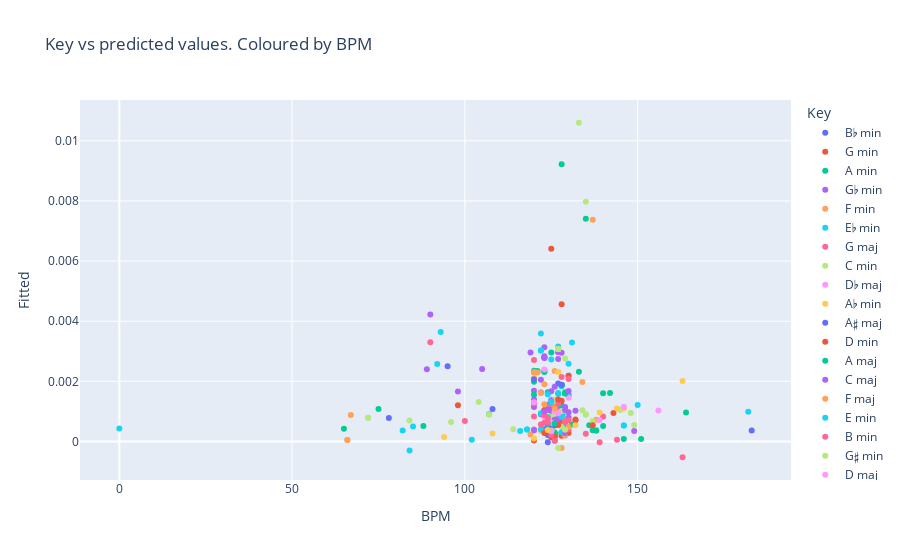

Source (notebook cell):
### Code cell
tracks_foll["Fitted"] = model6.fittedvalues
px.scatter(tracks_foll, "BPM", "Fitted", color="Key", title="BPM vs predicted values. Coloured by Key")

### Figure 1 — Plotly figure (JSON) as saved in the notebook; plotly's stock layout.template omitted (floating-point values rounded to 4 significant figures)
{"data": [{"hovertemplate": "Key=B♭ min<br>BPM=%{x}<br>Fitted=%{y}<extra></extra>", "legendgroup": "B♭ min", "marker": {"color": "#636efa", "symbol": "circle"}, "mode": "markers", "name": "B♭ min", "orientation": "v", "showlegend": true, "type": "scatter", "x": [78, 124, 126, 108, 126, 127, 95, 123, 123], "xaxis": "x", "y": [0.0007782, -2.327e-05, 2.526e-05, 0.001084, 0.000532, 0.00193, 0.002502, 0.0004017, 0.0004017], "yaxis": "y"}, {"hovertemplate": "Key=G min<br>BPM=%{x}<br>Fitted=%{y}<extra></extra>", "legendgroup": "G min", "marker": {"color": "#EF553B", "symbol": "circle"}, "mode": "markers", "name": "G min", "orientation": "v", "showlegend": true, "type": "scatter", "x": [129, 120, 128, 125, 126, 130, 124, 126, 126, 124, 125, 125, 123, 123, 143], "xaxis": "x", "y": [0.000208, 2.976e-05, 0.000206, 0.0001399, 0.0001619, 0.000279, 0.001061, 0.001105, 0.001105, 0.001061, 0.006413, 0.0004475, 0.001041, 0.001041, 0.0009435], "yaxis": "y"}, {"hovertemplate": "Key=A min<br>BPM=%{x}<br>Fitted=%{y}<extra></extra>", "legendgroup": "A min", "marker": {"color": "#00cc96", "symbol": "circle"}, "mode": "markers", "name": "A min", "orientation": "v", "showlegend": true, "type": "scatter", "x": [129, 151, 126, 88, 126, 129, 129, 129, 129, 129, 129, 129, 125, 124, 126, 129, 125, 128, 129, 129, 128, 128, 126, 123, 120, 121, 124, 128, 127, 126, 128, 125, 107, 129, 135, 164, 136, 140, 131, 138, 138, 137, 128, 127], "xaxis": "x", "y": [0.0002277, 8.589e-05, 0.0002671, 0.000512, 0.0002671, 0.0007986, 0.0007986, 0.0007986, 0.0007986, 0.0007986, 0.0007986, 0.0007986, 0.0003578, 0.0003642, 0.001088, 0.001069, 0.001095, 0.001075, 0.001069, 0.001069, 0.0002832, 0.0002832, 0.0002961, 0.002335, 0.002354, 0.002348, 0.001223, 0.001198, 0.001204, 0.00121, 0.001198, 0.0008645, 0.0009065, 0.0005554, 0.007407, 0.000967, 0.0005362, 0.0005104, 0.0005684, 0.000367, 0.000367, 0.0003734, 0.0007967, 0.0008031], "yaxis": "y"}, {"hovertemplate": "Key=G♭ min<br>BPM=%{x}<br>Fitted=%{y}<extra></extra>", "legendgroup": "G♭ min", "marker": {"color": "#ab63fa", "symbol": "circle"}, "mode": "markers", "name": "G♭ min", "orientation": "v", "showlegend": true, "type": "scatter", "x": [120, 149, 127, 125, 105, 126, 123, 120, 122, 127, 127, 128, 122], "xaxis": "x", "y": [0.001147, 0.0003512, 0.001054, 0.0005965, 0.00241, 0.001819, 0.003131, 0.001684, 0.001628, 0.002977, 0.002977, 0.002949, 0.002056], "yaxis": "y"}, {"hovertemplate": "Key=F min<br>BPM=%{x}<br>Fitted=%{y}<extra></extra>", "legendgroup": "F min", "marker": {"color": "#FFA15A", "symbol": "circle"}, "mode": "markers", "name": "F min", "orientation": "v", "showlegend": true, "type": "scatter", "x": [119, 138, 129, 66, 66, 128, 126, 120, 120, 121, 128, 127, 127, 127, 127, 127, 127, 137, 67, 125], "xaxis": "x", "y": [0.000234, 0.0007239, 0.0007623, 5.027e-05, 5.027e-05, -0.0002142, 0.002344, 0.002298, 0.002298, 0.002294, 0.0008066, 0.0006066, 0.0006066, 0.0006066, 0.0006066, 0.0006066, 0.0006066, 0.007375, 0.0008829, 0.0006356], "yaxis": "y"}, {"hovertemplate": "Key=E♭ min<br>BPM=%{x}<br>Fitted=%{y}<extra></extra>", "legendgroup": "E♭ min", "marker": {"color": "#19d3f3", "symbol": "circle"}, "mode": "markers", "name": "E♭ min", "orientation": "v", "showlegend": true, "type": "scatter", "x": [84, 116, 125, 122, 122, 122, 127, 131, 125, 130, 130, 130], "xaxis": "x", "y": [-0.0003004, 0.0003477, 0.00111, 0.003028, 0.003028, 0.003592, 0.003155, 0.00329, 0.001388, 0.001557, 0.001557, 0.002194], "yaxis": "y"}, {"hovertemplate": "Key=G maj<br>BPM=%{x}<br>Fitted=%{y}<extra></extra>", "legendgroup": "G maj", "marker": {"color": "#FF6692", "symbol": "circle"}, "mode": "markers", "name": "G maj", "orientation": "v", "showlegend": true, "type": "scatter", "x": [124, 140, 120, 124, 124, 123, 126, 120, 128, 120, 100, 120], "xaxis": "x", "y": [0.0003083, 0.000832, 0.0003993, 0.00113, 0.00113, 0.002358, 0.001248, 0.000832, 0.0006882, 0.00126, 0.0006827, 0.002712], "yaxis": "y"}, {"hovertemplate": "Key=C min<br>BPM=%{x}<br>Fitted=%{y}<extra></extra>", "legendgroup": "C min", "marker": {"color": "#B6E880", "symbol": "circle"}, "mode": "markers", "name": "C min", "orientation": "v", "showlegend": true, "type": "scatter", "x": [149, 114, 134, 72, 72, 126, 128, 127, 127, 127, 127, 127, 127, 127, 126, 107, 145, 130, 130, 96, 127, 104, 124, 137, 125, 135, 135, 148, 84], "xaxis": "x", "y": [0.0005473, 0.0004085, 0.001039, 0.0007928, 0.0007928, 0.001277, 0.000493, 0.003072, 0.003072, 0.003072, 0.003072, 0.003072, 0.003072, 0.003072, 0.001399, 0.0008976, 0.001048, 0.0008586, 0.0008586, 0.0006447, 0.0007677, 0.001314, 0.0007817, 0.000677, 0.0008592, 0.0008989, 0.0008989, 0.0009505, 0.0006966], "yaxis": "y"}, {"hovertemplate": "Key=D♭ maj<br>BPM=%{x}<br>Fitted=%{y}<extra></extra>", "legendgroup": "D♭ maj", "marker": {"color": "#FF97FF", "symbol": "circle"}, "mode": "markers", "name": "D♭ maj", "orientation": "v", "showlegend": true, "type": "scatter", "x": [120, 125, 123, 123, 130], "xaxis": "x", "y": [0.0003688, 0.001348, 0.0008204, 0.0008204, 0.001453], "yaxis": "y"}, {"hovertemplate": "Key=A♭ min<br>BPM=%{x}<br>Fitted=%{y}<extra></extra>", "legendgroup": "A♭ min", "marker": {"color": "#FECB52", "symbol": "circle"}, "mode": "markers", "name": "A♭ min", "orientation": "v", "showlegend": true, "type": "scatter", "x": [123, 123, 122, 94, 163, 127, 127, 122, 146], "xaxis": "x", "y": [0.0003376, 0.0003376, 0.0003459, 0.0001467, 0.002015, 0.002312, 0.002312, 0.0005645, 0.001093], "yaxis": "y"}, {"hovertemplate": "Key=A♯ maj<br>BPM=%{x}<br>Fitted=%{y}<extra></extra>", "legendgroup": "A♯ maj", "marker": {"color": "#636efa", "symbol": "circle"}, "mode": "markers", "name": "A♯ maj", "orientation": "v", "showlegend": true, "type": "scatter", "x": [124, 125], "xaxis": "x", "y": [0.0002117, 0.0004684], "yaxis": "y"}, {"hovertemplate": "Key=D min<br>BPM=%{x}<br>Fitted=%{y}<extra></extra>", "legendgroup": "D min", "marker": {"color": "#EF553B", "symbol": "circle"}, "mode": "markers", "name": "D min", "orientation": "v", "showlegend": true, "type": "scatter", "x": [126, 132, 126, 128, 126, 132, 130, 124, 124, 137, 128, 98], "xaxis": "x", "y": [0.0001474, 0.0007293, 0.0006983, 0.0001867, 0.001091, 0.0006953, 0.002175, 0.0003557, 0.0003557, 0.0005378, 0.0007002, 0.001201], "yaxis": "y"}, {"hovertemplate": "Key=A maj<br>BPM=%{x}<br>Fitted=%{y}<extra></extra>", "legendgroup": "A maj", "marker": {"color": "#00cc96", "symbol": "circle"}, "mode": "markers", "name": "A maj", "orientation": "v", "showlegend": true, "type": "scatter", "x": [129, 129, 142, 75, 124, 124, 124, 124, 128, 128, 124, 129, 120, 120, 127, 140, 123], "xaxis": "x", "y": [0.001599, 0.001599, 0.001613, 0.001077, 0.0006135, 0.0006135, 0.0006135, 0.0006135, 0.001869, 0.001869, 0.001634, 0.001639, 0.001556, 0.001984, 0.001589, 0.001602, 0.002309], "yaxis": "y"}, {"hovertemplate": "Key=C maj<br>BPM=%{x}<br>Fitted=%{y}<extra></extra>", "legendgroup": "C maj", "marker": {"color": "#ab63fa", "symbol": "circle"}, "mode": "markers", "name": "C maj", "orientation": "v", "showlegend": true, "type": "scatter", "x": [129, 98, 122, 127, 123, 126, 119, 123, 125, 120, 127, 127, 125, 125, 124, 90, 89, 130], "xaxis": "x", "y": [0.001151, 0.00166, 0.0009044, 0.0007469, 0.0003588, 0.0007232, 0.002963, 0.002837, 0.001669, 0.0014, 0.001049, 0.001049, 0.001033, 0.001033, 0.001065, 0.004225, 0.002402, 0.0009753], "yaxis": "y"}, {"hovertemplate": "Key=F maj<br>BPM=%{x}<br>Fitted=%{y}<extra></extra>", "legendgroup": "F maj", "marker": {"color": "#FFA15A", "symbol": "circle"}, "mode": "markers", "name": "F maj", "orientation": "v", "showlegend": true, "type": "scatter", "x": [129, 123, 125], "xaxis": "x", "y": [0.0001977, 0.001902, 0.0003767], "yaxis": "y"}, {"hovertemplate": "Key=E min<br>BPM=%{x}<br>Fitted=%{y}<extra></extra>", "legendgroup": "E min", "marker": {"color": "#19d3f3", "symbol": "circle"}, "mode": "markers", "name": "E min", "orientation": "v", "showlegend": true, "type": "scatter", "x": [0, 102, 124, 128, 128, 92, 128, 128, 182, 122, 85, 122, 82, 118, 118, 150], "xaxis": "x", "y": [0.0004332, 5.849e-05, 0.0008153, 0.0008189, 0.0008189, 0.002577, 0.0009411, 0.0003053, 0.0009913, 0.0009372, 0.0005014, 0.0003994, 0.0003633, 0.0003958, 0.0003958, 0.001216], "yaxis": "y"}, {"hovertemplate": "Key=B min<br>BPM=%{x}<br>Fitted=%{y}<extra></extra>", "legendgroup": "B min", "marker": {"color": "#FF6692", "symbol": "circle"}, "mode": "markers", "name": "B min", "orientation": "v", "showlegend": true, "type": "scatter", "x": [129, 129, 127, 127, 126, 123, 124, 130, 90, 128, 135, 123, 130, 139, 144, 163], "xaxis": "x", "y": [0.0006549, 0.0006549, 0.0009862, 0.0009862, 0.001139, 0.0008778, 0.0007733, 0.002081, 0.0033, 0.002142, 0.0002547, 0.0006204, 0.0004071, -2.346e-05, 5.398e-05, -0.0005251], "yaxis": "y"}, {"hovertemplate": "Key=G♯ min<br>BPM=%{x}<br>Fitted=%{y}<extra></extra>", "legendgroup": "G♯ min", "marker": {"color": "#B6E880", "symbol": "circle"}, "mode": "markers", "name": "G♯ min", "orientation": "v", "showlegend": true, "type": "scatter", "x": [124, 128, 135, 126, 125, 125], "xaxis": "x", "y": [0.0004039, 0.00101, 0.007972, 0.0009656, 0.000344, 0.000344], "yaxis": "y"}, {"hovertemplate": "Key=D maj<br>BPM=%{x}<br>Fitted=%{y}<extra></extra>", "legendgroup": "D maj", "marker": {"color": "#FF97FF", "symbol": "circle"}, "mode": "markers", "name": "D maj", "orientation": "v", "showlegend": true, "type": "scatter", "x": [146, 126, 127, 123, 125, 125, 120, 156, 139], "xaxis": "x", "y": [0.001155, 0.001005, 0.0009407, 0.002393, 0.0006235, 0.0006235, 0.001302, 0.001032, 0.0007148], "yaxis": "y"}, {"hovertemplate": "Key=G♯ maj<br>BPM=%{x}<br>Fitted=%{y}<extra></extra>", "legendgroup": "G♯ maj", "marker": {"color": "#FECB52", "symbol": "circle"}, "mode": "markers", "name": "G♯ maj", "orientation": "v", "showlegend": true, "type": "scatter", "x": [120, 132], "xaxis": "x", "y": [9.838e-05, 0.0005356], "yaxis": "y"}, {"hovertemplate": "Key=F♯ maj<br>BPM=%{x}<br>Fitted=%{y}<extra></extra>", "legendgroup": "F♯ maj", "marker": {"color": "#636efa", "symbol": "circle"}, "mode": "markers", "name": "F♯ maj", "orientation": "v", "showlegend": true, "type": "scatter", "x": [124], "xaxis": "x", "y": [0.0004452], "yaxis": "y"}, {"hovertemplate": "Key=B♭ maj<br>BPM=%{x}<br>Fitted=%{y}<extra></extra>", "legendgroup": "B♭ maj", "marker": {"color": "#EF553B", "symbol": "circle"}, "mode": "markers", "name": "B♭ maj", "orientation": "v", "showlegend": true, "type": "scatter", "x": [127, 123, 128, 128], "xaxis": "x", "y": [0.000551, 0.0002819, 0.00135, 0.004568], "yaxis": "y"}, {"hovertemplate": "Key=G♭ maj<br>BPM=%{x}<br>Fitted=%{y}<extra></extra>", "legendgroup": "G♭ maj", "marker": {"color": "#00cc96", "symbol": "circle"}, "mode": "markers", "name": "G♭ maj", "orientation": "v", "showlegend": true, "type": "scatter", "x": [124, 126, 65], "xaxis": "x", "y": [0.0005836, 0.0005989, 0.0004238], "yaxis": "y"}, {"hovertemplate": "Key=D♭ min<br>BPM=%{x}<br>Fitted=%{y}<extra></extra>", "legendgroup": "D♭ min", "marker": {"color": "#ab63fa", "symbol": "circle"}, "mode": "markers", "name": "D♭ min", "orientation": "v", "showlegend": true, "type": "scatter", "x": [130, 120, 129, 125, 123, 123, 123, 127, 123, 129, 132], "xaxis": "x", "y": [0.0007897, 0.0003744, 0.0002855, 0.001346, 0.002782, 0.002782, 0.002782, 0.002742, 0.0009933, 0.001049, 0.001019], "yaxis": "y"}, {"hovertemplate": "Key=F♯ min<br>BPM=%{x}<br>Fitted=%{y}<extra></extra>", "legendgroup": "F♯ min", "marker": {"color": "#FFA15A", "symbol": "circle"}, "mode": "markers", "name": "F♯ min", "orientation": "v", "showlegend": true, "type": "scatter", "x": [130, 126, 134, 122, 123], "xaxis": "x", "y": [0.0004832, 0.001097, 0.001982, 0.001611, 0.001239], "yaxis": "y"}, {"hovertemplate": "Key=E maj<br>BPM=%{x}<br>Fitted=%{y}<extra></extra>", "legendgroup": "E maj", "marker": {"color": "#19d3f3", "symbol": "circle"}, "mode": "markers", "name": "E maj", "orientation": "v", "showlegend": true, "type": "scatter", "x": [124, 125, 127, 130, 125, 93, 146, 146, 128], "xaxis": "x", "y": [0.001573, 0.001316, 0.00161, 0.002588, 0.002731, 0.003644, 0.0005315, 0.0005315, 0.001837], "yaxis": "y"}, {"hovertemplate": "Key=A♭ maj<br>BPM=%{x}<br>Fitted=%{y}<extra></extra>", "legendgroup": "A♭ maj", "marker": {"color": "#FF6692", "symbol": "circle"}, "mode": "markers", "name": "A♭ maj", "orientation": "v", "showlegend": true, "type": "scatter", "x": [124, 126, 125, 130, 127, 122], "xaxis": "x", "y": [0.0006323, 3.345e-05, 0.0002184, 0.0007085, 0.001263, 0.0005677], "yaxis": "y"}, {"hovertemplate": "Key=D♯ min<br>BPM=%{x}<br>Fitted=%{y}<extra></extra>", "legendgroup": "D♯ min", "marker": {"color": "#B6E880", "symbol": "circle"}, "mode": "markers", "name": "D♯ min", "orientation": "v", "showlegend": true, "type": "scatter", "x": [129, 127, 133, 129], "xaxis": "x", "y": [0.0003904, -0.0002166, 0.0106, 0.002759], "yaxis": "y"}, {"hovertemplate": "Key=B maj<br>BPM=%{x}<br>Fitted=%{y}<extra></extra>", "legendgroup": "B maj", "marker": {"color": "#FF97FF", "symbol": "circle"}, "mode": "markers", "name": "B maj", "orientation": "v", "showlegend": true, "type": "scatter", "x": [125], "xaxis": "x", "y": [0.0003392], "yaxis": "y"}, {"hovertemplate": "Key=A♯ min<br>BPM=%{x}<br>Fitted=%{y}<extra></extra>", "legendgroup": "A♯ min", "marker": {"color": "#FECB52", "symbol": "circle"}, "mode": "markers", "name": "A♯ min", "orientation": "v", "showlegend": true, "type": "scatter", "x": [120, 120, 108, 124, 144, 139], "xaxis": "x", "y": [0.002107, 0.002107, 0.0002618, 0.0003818, 0.001093, 0.0009624], "yaxis": "y"}, {"hovertemplate": "Key=D♯ maj<br>BPM=%{x}<br>Fitted=%{y}<extra></extra>", "legendgroup": "D♯ maj", "marker": {"color": "#636efa", "symbol": "circle"}, "mode": "markers", "name": "D♯ maj", "orientation": "v", "showlegend": true, "type": "scatter", "x": [120, 128, 128, 183], "xaxis": "x", "y": [0.002066, 0.001889, 0.001889, 0.0003643], "yaxis": "y"}, {"hovertemplate": "Key=E♭ maj<br>BPM=%{x}<br>Fitted=%{y}<extra></extra>", "legendgroup": "E♭ maj", "marker": {"color": "#EF553B", "symbol": "circle"}, "mode": "markers", "name": "E♭ maj", "orientation": "v", "showlegend": true, "type": "scatter", "x": [127], "xaxis": "x", "y": [0.001397], "yaxis": "y"}, {"hovertemplate": "Key=C♯ min<br>BPM=%{x}<br>Fitted=%{y}<extra></extra>", "legendgroup": "C♯ min", "marker": {"color": "#00cc96", "symbol": "circle"}, "mode": "markers", "name": "C♯ min", "orientation": "v", "showlegend": true, "type": "scatter", "x": [128, 133, 125, 146], "xaxis": "x", "y": [0.009222, 0.002316, 0.00296, 7.85e-05], "yaxis": "y"}, {"hovertemplate": "Key=C♯ maj<br>BPM=%{x}<br>Fitted=%{y}<extra></extra>", "legendgroup": "C♯ maj", "marker": {"color": "#ab63fa", "symbol": "circle"}, "mode": "markers", "name": "C♯ maj", "orientation": "v", "showlegend": true, "type": "scatter", "x": [130], "xaxis": "x", "y": [0.001682], "yaxis": "y"}], "layout": {"legend": {"title": {"text": "Key"}, "tracegroupgap": 0}, "title": {"text": "Key vs predicted values. Coloured by BPM"}, "xaxis": {"anchor": "y", "domain": [0, 1], "title": {"text": "BPM"}}, "yaxis": {"anchor": "x", "domain": [0, 1], "title": {"text": "Fitted"}}}}
